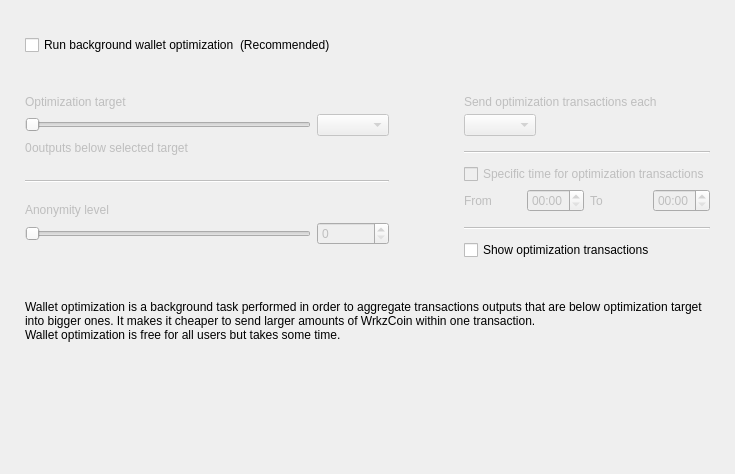
<?xml version="1.0" encoding="UTF-8"?>
<ui version="4.0">
 <class>OptimizationOptionsFrame</class>
 <widget class="QFrame" name="OptimizationOptionsFrame">
  <property name="geometry">
   <rect>
    <x>0</x>
    <y>0</y>
    <width>735</width>
    <height>474</height>
   </rect>
  </property>
  <property name="windowTitle">
   <string>Frame</string>
  </property>
  <property name="frameShape">
   <enum>QFrame::NoFrame</enum>
  </property>
  <property name="frameShadow">
   <enum>QFrame::Raised</enum>
  </property>
  <layout class="QVBoxLayout" name="verticalLayout">
   <property name="spacing">
    <number>0</number>
   </property>
   <property name="leftMargin">
    <number>25</number>
   </property>
   <property name="topMargin">
    <number>35</number>
   </property>
   <property name="rightMargin">
    <number>25</number>
   </property>
   <property name="bottomMargin">
    <number>0</number>
   </property>
   <item>
    <layout class="QHBoxLayout" name="horizontalLayout_2">
     <item>
      <widget class="QCheckBox" name="m_enableOptimizationCheck">
       <property name="text">
        <string>Run background wallet optimization</string>
       </property>
      </widget>
     </item>
     <item>
      <widget class="WalletGui::WalletNormalGrayTextLabel" name="label_8">
       <property name="text">
        <string>(Recommended)</string>
       </property>
      </widget>
     </item>
     <item>
      <spacer name="horizontalSpacer">
       <property name="orientation">
        <enum>Qt::Horizontal</enum>
       </property>
       <property name="sizeHint" stdset="0">
        <size>
         <width>40</width>
         <height>20</height>
        </size>
       </property>
      </spacer>
     </item>
    </layout>
   </item>
   <item>
    <spacer name="verticalSpacer_2">
     <property name="orientation">
      <enum>Qt::Vertical</enum>
     </property>
     <property name="sizeType">
      <enum>QSizePolicy::Fixed</enum>
     </property>
     <property name="sizeHint" stdset="0">
      <size>
       <width>20</width>
       <height>40</height>
      </size>
     </property>
    </spacer>
   </item>
   <item>
    <widget class="QWidget" name="m_optimizationOptionsWidget" native="true">
     <property name="enabled">
      <bool>true</bool>
     </property>
     <layout class="QHBoxLayout" name="horizontalLayout">
      <property name="spacing">
       <number>75</number>
      </property>
      <property name="leftMargin">
       <number>0</number>
      </property>
      <property name="topMargin">
       <number>0</number>
      </property>
      <property name="rightMargin">
       <number>0</number>
      </property>
      <property name="bottomMargin">
       <number>0</number>
      </property>
      <item alignment="Qt::AlignTop">
       <widget class="QWidget" name="widget1" native="true">
        <property name="enabled">
         <bool>false</bool>
        </property>
        <layout class="QGridLayout" name="gridLayout" columnstretch="50,0,0,0">
         <property name="leftMargin">
          <number>0</number>
         </property>
         <property name="topMargin">
          <number>0</number>
         </property>
         <property name="rightMargin">
          <number>0</number>
         </property>
         <property name="bottomMargin">
          <number>0</number>
         </property>
         <property name="verticalSpacing">
          <number>5</number>
         </property>
         <item row="0" column="0" colspan="4">
          <widget class="WalletGui::WalletNormalBlackTextLabel" name="label_5">
           <property name="text">
            <string>Optimization target</string>
           </property>
           <property name="indent">
            <number>0</number>
           </property>
          </widget>
         </item>
         <item row="4" column="0" colspan="4">
          <spacer name="verticalSpacer_3">
           <property name="orientation">
            <enum>Qt::Vertical</enum>
           </property>
           <property name="sizeType">
            <enum>QSizePolicy::Fixed</enum>
           </property>
           <property name="sizeHint" stdset="0">
            <size>
             <width>20</width>
             <height>20</height>
            </size>
           </property>
          </spacer>
         </item>
         <item row="1" column="0" colspan="3">
          <widget class="QSlider" name="m_thresholdSlider">
           <property name="maximum">
            <number>6</number>
           </property>
           <property name="pageStep">
            <number>1</number>
           </property>
           <property name="orientation">
            <enum>Qt::Horizontal</enum>
           </property>
          </widget>
         </item>
         <item row="1" column="3">
          <widget class="QComboBox" name="m_thresholdCombo"/>
         </item>
         <item row="5" column="0" colspan="4">
          <widget class="Line" name="line">
           <property name="orientation">
            <enum>Qt::Horizontal</enum>
           </property>
          </widget>
         </item>
         <item row="6" column="0" colspan="4">
          <spacer name="verticalSpacer_4">
           <property name="orientation">
            <enum>Qt::Vertical</enum>
           </property>
           <property name="sizeType">
            <enum>QSizePolicy::Fixed</enum>
           </property>
           <property name="sizeHint" stdset="0">
            <size>
             <width>20</width>
             <height>15</height>
            </size>
           </property>
          </spacer>
         </item>
         <item row="8" column="3">
          <widget class="QSpinBox" name="m_mixinSpin">
           <property name="buttonSymbols">
            <enum>QAbstractSpinBox::UpDownArrows</enum>
           </property>
          </widget>
         </item>
         <item row="7" column="0" colspan="4">
          <widget class="WalletGui::WalletNormalBlackTextLabel" name="label_7">
           <property name="text">
            <string>Anonymity level</string>
           </property>
           <property name="indent">
            <number>0</number>
           </property>
          </widget>
         </item>
         <item row="8" column="0" colspan="3">
          <widget class="QSlider" name="m_mixinSlider">
           <property name="pageStep">
            <number>1</number>
           </property>
           <property name="orientation">
            <enum>Qt::Horizontal</enum>
           </property>
          </widget>
         </item>
         <item row="2" column="0" colspan="4">
          <spacer name="verticalSpacer_12">
           <property name="orientation">
            <enum>Qt::Vertical</enum>
           </property>
           <property name="sizeType">
            <enum>QSizePolicy::Fixed</enum>
           </property>
           <property name="sizeHint" stdset="0">
            <size>
             <width>20</width>
             <height>0</height>
            </size>
           </property>
          </spacer>
         </item>
         <item row="3" column="0" colspan="4">
          <layout class="QHBoxLayout" name="horizontalLayout_3" stretch="0,1">
           <item>
            <widget class="QLabel" name="m_nonOptimizedOutputsLabel">
             <property name="text">
              <string>0</string>
             </property>
            </widget>
           </item>
           <item>
            <widget class="WalletGui::WalletNormalBlackTextLabel" name="m_nonOptimizedOutputsTextLabel">
             <property name="text">
              <string>outputs below selected target</string>
             </property>
            </widget>
           </item>
          </layout>
         </item>
        </layout>
       </widget>
      </item>
      <item>
       <layout class="QVBoxLayout" name="verticalLayout_3">
        <property name="spacing">
         <number>10</number>
        </property>
        <property name="rightMargin">
         <number>0</number>
        </property>
        <property name="bottomMargin">
         <number>0</number>
        </property>
        <item>
         <widget class="QWidget" name="widget2" native="true">
          <property name="enabled">
           <bool>false</bool>
          </property>
          <layout class="QGridLayout" name="gridLayout_2" columnstretch="0,0,0,0">
           <property name="leftMargin">
            <number>0</number>
           </property>
           <property name="topMargin">
            <number>0</number>
           </property>
           <property name="rightMargin">
            <number>0</number>
           </property>
           <property name="bottomMargin">
            <number>0</number>
           </property>
           <property name="verticalSpacing">
            <number>5</number>
           </property>
           <item row="2" column="0" colspan="2" alignment="Qt::AlignLeft">
            <widget class="QComboBox" name="m_periodCombo"/>
           </item>
           <item row="8" column="0">
            <widget class="WalletGui::WalletNormalBlackTextLabel" name="label_2">
             <property name="text">
              <string>From</string>
             </property>
            </widget>
           </item>
           <item row="8" column="1">
            <widget class="QTimeEdit" name="m_startTimeEdit">
             <property name="enabled">
              <bool>false</bool>
             </property>
             <property name="displayFormat">
              <string>HH:mm</string>
             </property>
            </widget>
           </item>
           <item row="8" column="2">
            <widget class="WalletGui::WalletNormalBlackTextLabel" name="label_3">
             <property name="text">
              <string>To</string>
             </property>
            </widget>
           </item>
           <item row="8" column="3">
            <widget class="QTimeEdit" name="m_stopTimeEdit">
             <property name="enabled">
              <bool>false</bool>
             </property>
             <property name="displayFormat">
              <string>HH:mm</string>
             </property>
            </widget>
           </item>
           <item row="6" column="0" colspan="4">
            <widget class="QCheckBox" name="m_optimizationTimeCheck">
             <property name="text">
              <string>Specific time for optimization transactions</string>
             </property>
            </widget>
           </item>
           <item row="4" column="0" colspan="4">
            <widget class="Line" name="line_2">
             <property name="orientation">
              <enum>Qt::Horizontal</enum>
             </property>
            </widget>
           </item>
           <item row="0" column="0" colspan="4">
            <widget class="WalletGui::WalletNormalBlackTextLabel" name="label_4">
             <property name="text">
              <string>Send optimization transactions each</string>
             </property>
             <property name="indent">
              <number>0</number>
             </property>
            </widget>
           </item>
           <item row="7" column="0" colspan="4">
            <spacer name="verticalSpacer_8">
             <property name="orientation">
              <enum>Qt::Vertical</enum>
             </property>
             <property name="sizeType">
              <enum>QSizePolicy::Fixed</enum>
             </property>
             <property name="sizeHint" stdset="0">
              <size>
               <width>20</width>
               <height>0</height>
              </size>
             </property>
            </spacer>
           </item>
           <item row="3" column="0" colspan="4">
            <spacer name="verticalSpacer_6">
             <property name="orientation">
              <enum>Qt::Vertical</enum>
             </property>
             <property name="sizeType">
              <enum>QSizePolicy::Fixed</enum>
             </property>
             <property name="sizeHint" stdset="0">
              <size>
               <width>20</width>
               <height>10</height>
              </size>
             </property>
            </spacer>
           </item>
           <item row="10" column="0" colspan="4">
            <widget class="Line" name="line_3">
             <property name="orientation">
              <enum>Qt::Horizontal</enum>
             </property>
            </widget>
           </item>
           <item row="1" column="0" colspan="4">
            <spacer name="verticalSpacer_5">
             <property name="orientation">
              <enum>Qt::Vertical</enum>
             </property>
             <property name="sizeType">
              <enum>QSizePolicy::Fixed</enum>
             </property>
             <property name="sizeHint" stdset="0">
              <size>
               <width>20</width>
               <height>0</height>
              </size>
             </property>
            </spacer>
           </item>
           <item row="5" column="0" colspan="4">
            <spacer name="verticalSpacer_7">
             <property name="orientation">
              <enum>Qt::Vertical</enum>
             </property>
             <property name="sizeType">
              <enum>QSizePolicy::Fixed</enum>
             </property>
             <property name="sizeHint" stdset="0">
              <size>
               <width>20</width>
               <height>5</height>
              </size>
             </property>
            </spacer>
           </item>
           <item row="9" column="0" colspan="4">
            <spacer name="verticalSpacer_10">
             <property name="orientation">
              <enum>Qt::Vertical</enum>
             </property>
             <property name="sizeType">
              <enum>QSizePolicy::Fixed</enum>
             </property>
             <property name="sizeHint" stdset="0">
              <size>
               <width>20</width>
               <height>10</height>
              </size>
             </property>
            </spacer>
           </item>
          </layout>
         </widget>
        </item>
        <item>
         <widget class="QCheckBox" name="m_showFusionTransactionsCheck">
          <property name="enabled">
           <bool>true</bool>
          </property>
          <property name="text">
           <string>Show optimization transactions</string>
          </property>
         </widget>
        </item>
       </layout>
      </item>
     </layout>
    </widget>
   </item>
   <item>
    <spacer name="verticalSpacer_11">
     <property name="orientation">
      <enum>Qt::Vertical</enum>
     </property>
     <property name="sizeType">
      <enum>QSizePolicy::Fixed</enum>
     </property>
     <property name="sizeHint" stdset="0">
      <size>
       <width>20</width>
       <height>40</height>
      </size>
     </property>
    </spacer>
   </item>
   <item>
    <widget class="WalletGui::WalletExtraNormalGrayTextLabel" name="m_helpLabel">
     <property name="text">
      <string>Wallet optimization is a background task performed in order to aggregate transactions outputs that are below optimization target into bigger ones. It makes it cheaper to send larger amounts of WrkzCoin within one transaction.
Wallet optimization is free for all users but takes some time.</string>
     </property>
     <property name="wordWrap">
      <bool>true</bool>
     </property>
    </widget>
   </item>
   <item>
    <spacer name="verticalSpacer">
     <property name="orientation">
      <enum>Qt::Vertical</enum>
     </property>
     <property name="sizeHint" stdset="0">
      <size>
       <width>20</width>
       <height>40</height>
      </size>
     </property>
    </spacer>
   </item>
  </layout>
 </widget>
 <customwidgets>
  <customwidget>
   <class>WalletGui::WalletNormalGrayTextLabel</class>
   <extends>QLabel</extends>
   <header>Gui/Common/WalletTextLabel.h</header>
  </customwidget>
  <customwidget>
   <class>WalletGui::WalletNormalBlackTextLabel</class>
   <extends>QLabel</extends>
   <header>Gui/Common/WalletTextLabel.h</header>
  </customwidget>
  <customwidget>
   <class>WalletGui::WalletExtraNormalGrayTextLabel</class>
   <extends>QLabel</extends>
   <header>Gui/Common/WalletTextLabel.h</header>
  </customwidget>
 </customwidgets>
 <resources/>
 <connections>
  <connection>
   <sender>m_enableOptimizationCheck</sender>
   <signal>toggled(bool)</signal>
   <receiver>widget1</receiver>
   <slot>setEnabled(bool)</slot>
   <hints>
    <hint type="sourcelabel">
     <x>147</x>
     <y>47</y>
    </hint>
    <hint type="destinationlabel">
     <x>176</x>
     <y>204</y>
    </hint>
   </hints>
  </connection>
  <connection>
   <sender>m_thresholdSlider</sender>
   <signal>valueChanged(int)</signal>
   <receiver>OptimizationOptionsFrame</receiver>
   <slot>thresholdChanged(int)</slot>
   <hints>
    <hint type="sourcelabel">
     <x>116</x>
     <y>139</y>
    </hint>
    <hint type="destinationlabel">
     <x>355</x>
     <y>194</y>
    </hint>
   </hints>
  </connection>
  <connection>
   <sender>m_mixinSlider</sender>
   <signal>valueChanged(int)</signal>
   <receiver>OptimizationOptionsFrame</receiver>
   <slot>mixinChanged(int)</slot>
   <hints>
    <hint type="sourcelabel">
     <x>116</x>
     <y>240</y>
    </hint>
    <hint type="destinationlabel">
     <x>367</x>
     <y>236</y>
    </hint>
   </hints>
  </connection>
  <connection>
   <sender>m_optimizationTimeCheck</sender>
   <signal>toggled(bool)</signal>
   <receiver>m_startTimeEdit</receiver>
   <slot>setEnabled(bool)</slot>
   <hints>
    <hint type="sourcelabel">
     <x>543</x>
     <y>179</y>
    </hint>
    <hint type="destinationlabel">
     <x>501</x>
     <y>207</y>
    </hint>
   </hints>
  </connection>
  <connection>
   <sender>m_optimizationTimeCheck</sender>
   <signal>toggled(bool)</signal>
   <receiver>m_stopTimeEdit</receiver>
   <slot>setEnabled(bool)</slot>
   <hints>
    <hint type="sourcelabel">
     <x>543</x>
     <y>179</y>
    </hint>
    <hint type="destinationlabel">
     <x>643</x>
     <y>207</y>
    </hint>
   </hints>
  </connection>
  <connection>
   <sender>m_mixinSpin</sender>
   <signal>valueChanged(int)</signal>
   <receiver>OptimizationOptionsFrame</receiver>
   <slot>mixinChanged(int)</slot>
   <hints>
    <hint type="sourcelabel">
     <x>273</x>
     <y>271</y>
    </hint>
    <hint type="destinationlabel">
     <x>367</x>
     <y>236</y>
    </hint>
   </hints>
  </connection>
  <connection>
   <sender>m_thresholdCombo</sender>
   <signal>currentIndexChanged(int)</signal>
   <receiver>OptimizationOptionsFrame</receiver>
   <slot>thresholdChanged(int)</slot>
   <hints>
    <hint type="sourcelabel">
     <x>270</x>
     <y>139</y>
    </hint>
    <hint type="destinationlabel">
     <x>367</x>
     <y>236</y>
    </hint>
   </hints>
  </connection>
  <connection>
   <sender>m_enableOptimizationCheck</sender>
   <signal>toggled(bool)</signal>
   <receiver>widget2</receiver>
   <slot>setEnabled(bool)</slot>
   <hints>
    <hint type="sourcelabel">
     <x>158</x>
     <y>48</y>
    </hint>
    <hint type="destinationlabel">
     <x>556</x>
     <y>197</y>
    </hint>
   </hints>
  </connection>
 </connections>
 <slots>
  <slot>thresholdChanged(int)</slot>
  <slot>mixinChanged(int)</slot>
 </slots>
</ui>
